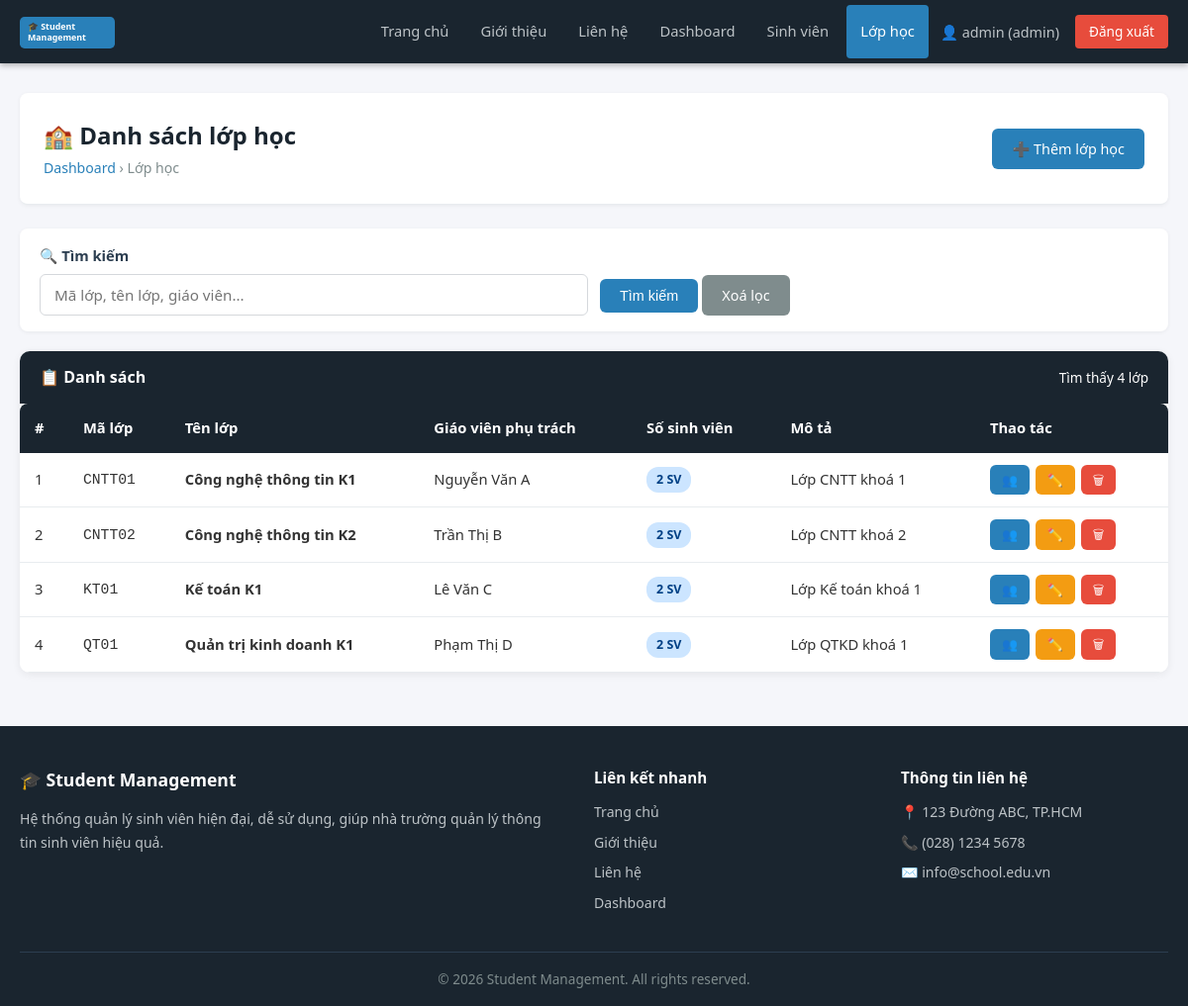
The page /classes/index.php (signed in) on the database as committed earlier.
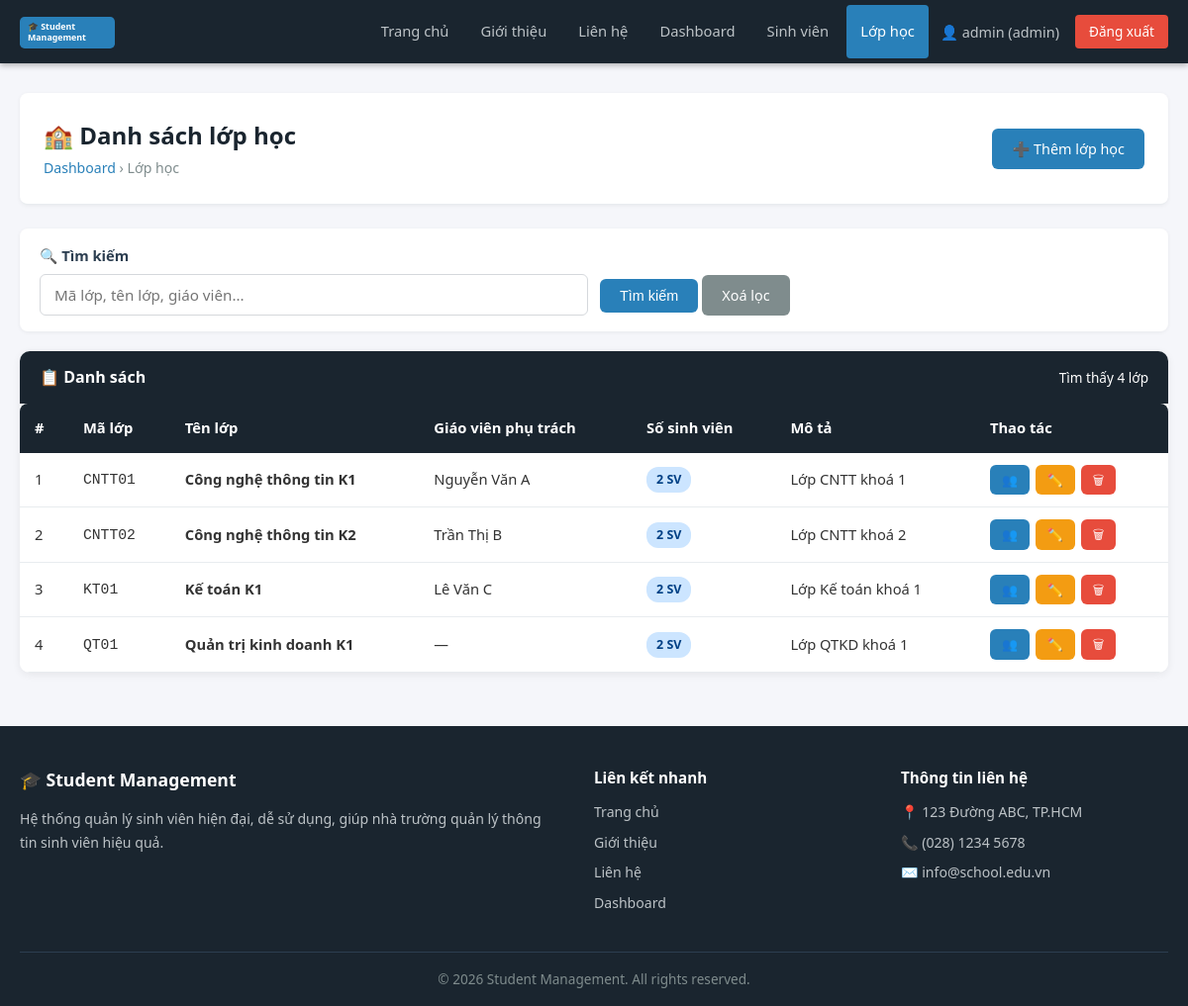
The same page on the database as committed later.
### tables this page shows
CREATE TABLE classes (
    id INT AUTO_INCREMENT PRIMARY KEY,
    class_code VARCHAR(20) NOT NULL UNIQUE,
    class_name VARCHAR(100) NOT NULL,
    teacher_id INT DEFAULT NULL,
    teacher VARCHAR(100),
    description TEXT,
    created_at DATETIME DEFAULT CURRENT_TIMESTAMP,
    CONSTRAINT fk_classes_teacher FOREIGN KEY (teacher_id) REFERENCES users(id) ON DELETE SET NULL ON UPDATE CASCADE
);

### config/config.php (called while the page is built, shortened)
<?php
function isLoggedIn() {
    return isset($_SESSION['user_id']);
}
require_once __DIR__ . '/../auth/check_role.php';

### auth/check_role.php (called while the page is built, shortened)
<?php
function hasRole($role) {
    return isLoggedIn() && $_SESSION['role'] === $role;
}

### classes/index.php (the view, shortened to what this page needs)
<?php
require_once '../config/config.php';
$search = trim($_GET['search'] ?? '');
$sql = "SELECT c.id, c.class_code, c.class_name, c.teacher_id,
               COALESCE(u.full_name, c.teacher) AS teacher_name,
               c.description, COUNT(s.id) AS total_students
        FROM classes c
        LEFT JOIN users u ON c.teacher_id = u.id
        LEFT JOIN students s ON s.class_id = c.id";
$sql .= " GROUP BY c.id ORDER BY c.class_name";
if ($search !== '') {
    $like = '%' . $search . '%';
    $stmt = $conn->prepare($sql);
    $stmt->bind_param('sss', $like, $like, $like);
    $stmt->execute();
    $classes = $stmt->get_result();
    $stmt->close();
} else {
    $classes = $conn->query($sql);
}
include '../includes/header.php';
include '../includes/navbar.php';
?>
<div class="main-content">
    <div class="page-header">
        <div>
            <h1>🏫 Danh sách lớp học</h1>
            <span class="breadcrumb"><a href="<?php echo SITE_URL; ?>/dashboard.php">Dashboard</a> &rsaquo; Lớp học</span>
        </div>
        <a href="<?php echo SITE_URL; ?>/classes/add.php" class="btn btn-primary">➕ Thêm lớp học</a>
    </div>
    <form method="GET" action="index.php" class="search-bar">
        <div class="form-group">
            <label>🔍 Tìm kiếm</label>
            <input type="text" name="search" class="form-control" placeholder="Mã lớp, tên lớp, giáo viên..."
                value="<?php echo htmlspecialchars($search, ENT_QUOTES, 'UTF-8'); ?>">
        </div>
        <div class="form-group" style="align-self:flex-end">
            <button type="submit" class="btn btn-primary">Tìm kiếm</button>
            <a href="index.php" class="btn btn-secondary">Xoá lọc</a>
        </div>
    </form>
    <div class="card">
        <div class="card-header">
            📋 Danh sách
            <span style="font-weight:400;font-size:0.85rem;">Tìm thấy <?php echo $classes->num_rows; ?> lớp</span>
        </div>
        <div class="card-body" style="padding:0">
            <div class="table-responsive">
                <table>
                    <thead>
                        <tr>
                            <th>#</th>
                            <th>Mã lớp</th>
                            <th>Tên lớp</th>
                            <th>Giáo viên phụ trách</th>
                            <th>Số sinh viên</th>
                            <th>Mô tả</th>
                            <th>Thao tác</th>
                        </tr>
                    </thead>
                    <tbody>
                        <?php if ($classes->num_rows > 0): ?>
                            <?php $i = 1; while ($row = $classes->fetch_assoc()): ?>
                            <tr>
                                <td><?php echo $i++; ?></td>
                                <td><code><?php echo htmlspecialchars($row['class_code'], ENT_QUOTES, 'UTF-8'); ?></code></td>
                                <td><strong><?php echo htmlspecialchars($row['class_name'], ENT_QUOTES, 'UTF-8'); ?></strong></td>
                                <td><?php echo htmlspecialchars($row['teacher_name'] ?? '—', ENT_QUOTES, 'UTF-8'); ?></td>
                                <td><span class="badge badge-primary"><?php echo $row['total_students']; ?> SV</span></td>
                                <td style="max-width:200px;overflow:hidden;text-overflow:ellipsis;white-space:nowrap;">
                                    <?php echo htmlspecialchars($row['description'] ?? '', ENT_QUOTES, 'UTF-8'); ?>
                                </td>
                                <td>
                                    <div class="table-actions">
                                        <a href="<?php echo SITE_URL; ?>/students/index.php?class_id=<?php echo $row['id']; ?>"
                                           class="btn btn-sm btn-primary" title="Xem sinh viên">👥</a>
                                        <a href="edit.php?id=<?php echo $row['id']; ?>" class="btn btn-sm btn-warning" title="Sửa">✏️</a>
                                        <a href="delete.php?id=<?php echo $row['id']; ?>"
                                           class="btn btn-sm btn-danger confirm-delete"
                                           data-name="<?php echo htmlspecialchars($row['class_name'], ENT_QUOTES, 'UTF-8'); ?>"
                                           title="Xoá">🗑</a>
                                    </div>
                                </td>
                            </tr>
                            <?php endwhile; ?>
                        <?php endif; ?>
                    </tbody>
                </table>
            </div>
        </div>
    </div>
</div>
<?php include '../includes/footer.php'; ?>

### includes/header.php (shortened to what this page needs)
<!DOCTYPE html>
<html lang="vi">
<head>
    <link rel="stylesheet" href="<?php echo SITE_URL; ?>/css/base.css">
    <link rel="stylesheet" href="<?php echo SITE_URL; ?>/css/style.css">
</head>
<body>

### includes/navbar.php (shortened to what this page needs)
<nav class="navbar">
    <div class="navbar-brand">
        <a href="<?php echo SITE_URL; ?>/index.php">
            <img src="<?php echo SITE_URL; ?>/assets/images/logo.svg" alt="<?php echo SITE_NAME; ?>" height="32" style="vertical-align:middle;">
        </a>
    </div>
    <?php
    $currentFile   = basename($_SERVER['PHP_SELF']);
    $currentPath   = $_SERVER['PHP_SELF'];
    $inStudents    = strpos($currentPath, '/students/') !== false;
    $inClasses     = strpos($currentPath, '/classes/') !== false;
    $inAuth        = strpos($currentPath, '/auth/') !== false;
    $isHome        = $currentFile === 'index.php' && !$inStudents && !$inClasses && !$inAuth;
    ?>
    <ul class="navbar-menu" id="navbarMenu">
        <li><a href="<?php echo SITE_URL; ?>/index.php"<?php echo $isHome ? ' class="active"' : ''; ?>>Trang chủ</a></li>
        <li><a href="<?php echo SITE_URL; ?>/about.php"<?php echo ($currentFile === 'about.php') ? ' class="active"' : ''; ?>>Giới thiệu</a></li>
        <li><a href="<?php echo SITE_URL; ?>/contact.php"<?php echo ($currentFile === 'contact.php') ? ' class="active"' : ''; ?>>Liên hệ</a></li>
        <?php if (isLoggedIn()): ?>
        <li><a href="<?php echo SITE_URL; ?>/dashboard.php"<?php echo ($currentFile === 'dashboard.php') ? ' class="active"' : ''; ?>>Dashboard</a></li>
        <li><a href="<?php echo SITE_URL; ?>/students/index.php"<?php echo $inStudents ? ' class="active"' : ''; ?>>Sinh viên</a></li>
        <?php if (hasRole('admin')): ?>
        <li><a href="<?php echo SITE_URL; ?>/classes/index.php"<?php echo $inClasses ? ' class="active"' : ''; ?>>Lớp học</a></li>
        <?php endif; ?>
        <li class="navbar-user">
            <span>👤 <?php echo htmlspecialchars($_SESSION['username'] ?? '', ENT_QUOTES, 'UTF-8'); ?> (<?php echo htmlspecialchars($_SESSION['role'] ?? '', ENT_QUOTES, 'UTF-8'); ?>)</span>
            <a href="<?php echo SITE_URL; ?>/auth/logout.php" class="btn-logout">Đăng xuất</a>
        </li>
        <?php else: ?>
        <li><a href="<?php echo SITE_URL; ?>/auth/login.php"<?php echo ($currentFile === 'login.php') ? ' class="active"' : ''; ?>>Đăng nhập</a></li>
        <li><a href="<?php echo SITE_URL; ?>/auth/register.php"<?php echo ($currentFile === 'register.php') ? ' class="active"' : ''; ?>>Đăng ký</a></li>
        <?php endif; ?>
    </ul>
</nav>

### includes/footer.php (shortened to what this page needs)
<footer class="footer">
    <div class="footer-container">
        <div class="footer-section">
            <h3>🎓 <?php echo SITE_NAME; ?></h3>
            <p>Hệ thống quản lý sinh viên hiện đại, dễ sử dụng, giúp nhà trường quản lý thông tin sinh viên hiệu quả.</p>
        </div>
        <div class="footer-section">
            <h4>Liên kết nhanh</h4>
            <ul>
                <li><a href="<?php echo SITE_URL; ?>/index.php">Trang chủ</a></li>
                <li><a href="<?php echo SITE_URL; ?>/about.php">Giới thiệu</a></li>
                <li><a href="<?php echo SITE_URL; ?>/contact.php">Liên hệ</a></li>
                <?php if (isLoggedIn()): ?>
                <li><a href="<?php echo SITE_URL; ?>/dashboard.php">Dashboard</a></li>
                <?php else: ?>
                <li><a href="<?php echo SITE_URL; ?>/auth/login.php">Đăng nhập</a></li>
                <?php endif; ?>
            </ul>
        </div>
        <div class="footer-section">
            <h4>Thông tin liên hệ</h4>
            <ul>
                <li>📍 123 Đường ABC, TP.HCM</li>
                <li>📞 (028) 1234 5678</li>
                <li>✉️ info@school.edu.vn</li>
            </ul>
        </div>
    </div>
    <div class="footer-bottom">
        <p>&copy; <?php echo date('Y'); ?> <?php echo SITE_NAME; ?>. All rights reserved.</p>
    </div>
</footer>
</body>
</html>

### css/base.css (style rules this page uses)
:root { --color-primary: #2980b9; --color-dark: #1a252f; --color-secondary: #7f8c8d; --color-danger: #e74c3c; --color-success: #27ae60; --color-warning: #f39c12; --color-bg: #f5f6fa; --color-border: #e8ecef; --color-text: #333; --color-text-light: #2c3e50; --color-white: #fff; --radius: 6px; --radius-lg: 10px; --shadow: 0 2px 8px rgba(0,0,0,0.07); }
*, *::before, *::after { box-sizing: border-box; margin: 0; padding: 0; }
html { scroll-behavior: smooth; }
a { color: var(--color-primary); text-decoration: none; }
ul { list-style: none; }
img { max-width: 100%; }
body { font-family: 'Segoe UI', Tahoma, Geneva, Verdana, sans-serif; font-size: 16px; line-height: 1.6; color: var(--color-text); background-color: var(--color-bg); display: flex; flex-direction: column; min-height: 100vh; }
.main-content { flex: 1; padding: 30px 20px; max-width: 1200px; margin: 0 auto; width: 100%; }
.btn { display: inline-block; padding: 9px 20px; border: none; border-radius: var(--radius); cursor: pointer; font-size: 0.9rem; font-weight: 500; text-align: center; transition: background 0.2s, transform 0.1s; text-decoration: none; }
.btn-primary { background: var(--color-primary); color: var(--color-white); }
.btn-warning { background: var(--color-warning); color: var(--color-white); }
.btn-danger { background: var(--color-danger); color: var(--color-white); }
.btn-secondary { background: var(--color-secondary); color: var(--color-white); }
.btn-sm { padding: 5px 12px; font-size: 0.8rem; }
.badge { display: inline-block; padding: 3px 10px; border-radius: 12px; font-size: 0.78rem; font-weight: 600; }
.badge-primary { background: #cce5ff; color: #004085; }

Rows that differ between the two databases and show on the page:
changed classes "QT01": teacher_name "Phạm Thị D" → "—"
